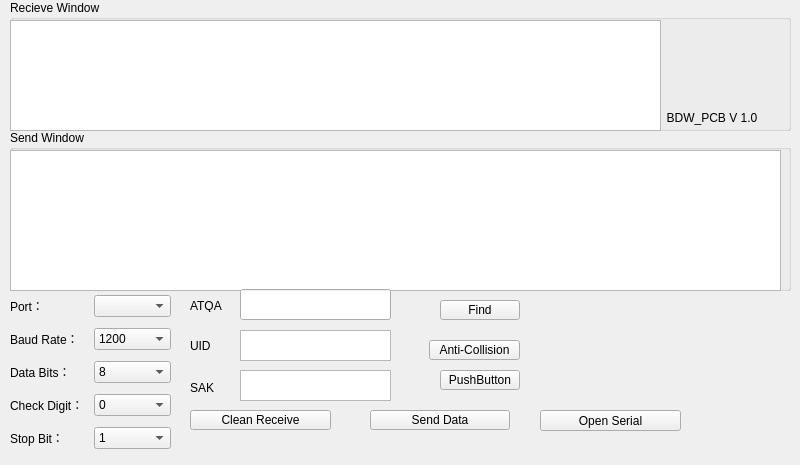
   <widget class="QWidget" name="tab">
    <attribute name="title">
     <string>Serial Settings</string>
    </attribute>
    <widget class="QGroupBox" name="groupBox_12">
     <property name="geometry">
      <rect>
       <x>10</x>
       <y>0</y>
       <width>781</width>
       <height>131</height>
      </rect>
     </property>
     <property name="title">
      <string>Recieve Window</string>
     </property>
     <widget class="QTextEdit" name="textEdit">
      <property name="geometry">
       <rect>
        <x>0</x>
        <y>20</y>
        <width>651</width>
        <height>111</height>
       </rect>
      </property>
     </widget>
     <widget class="QLabel" name="label_49">
      <property name="geometry">
       <rect>
        <x>680</x>
        <y>20</y>
        <width>81</width>
        <height>71</height>
       </rect>
      </property>
      <property name="text">
       <string/>
      </property>
      <property name="pixmap">
       <pixmap resource="myimage.qrc">:/image/22.jpg</pixmap>
      </property>
     </widget>
     <widget class="QLabel" name="label_50">
      <property name="geometry">
       <rect>
        <x>650</x>
        <y>110</y>
        <width>121</width>
        <height>16</height>
       </rect>
      </property>
      <property name="text">
       <string>  BDW_PCB V 1.0</string>
      </property>
     </widget>
    </widget>
    <widget class="QGroupBox" name="groupBox_13">
     <property name="geometry">
      <rect>
       <x>10</x>
       <y>130</y>
       <width>781</width>
       <height>161</height>
      </rect>
     </property>
     <property name="title">
      <string>Send Window</string>
     </property>
     <widget class="QTextEdit" name="textEdit_2">
      <property name="geometry">
       <rect>
        <x>0</x>
        <y>20</y>
        <width>771</width>
        <height>141</height>
       </rect>
      </property>
     </widget>
    </widget>
    <widget class="QWidget" name="layoutWidget">
     <property name="geometry">
      <rect>
       <x>10</x>
       <y>290</y>
       <width>161</width>
       <height>166</height>
      </rect>
     </property>
     <layout class="QVBoxLayout" name="verticalLayout_5">
      <item>
       <layout class="QHBoxLayout" name="horizontalLayout_11">
        <item>
         <widget class="QLabel" name="label_44">
          <property name="text">
           <string>Port：</string>
          </property>
         </widget>
        </item>
        <item>
         <widget class="QComboBox" name="PortBox"/>
        </item>
       </layout>
      </item>
      <item>
       <layout class="QHBoxLayout" name="horizontalLayout_12">
        <item>
         <widget class="QLabel" name="label_45">
          <property name="text">
           <string>Baud Rate：</string>
          </property>
         </widget>
        </item>
        <item>
         <widget class="QComboBox" name="BaudBox">
          <item>
           <property name="text">
            <string>1200</string>
           </property>
          </item>
          <item>
           <property name="text">
            <string>2400</string>
           </property>
          </item>
          <item>
           <property name="text">
            <string>4800</string>
           </property>
          </item>
          <item>
           <property name="text">
            <string>9600</string>
           </property>
          </item>
          <item>
           <property name="text">
            <string>19200</string>
           </property>
          </item>
          <item>
           <property name="text">
            <string>115200</string>
           </property>
          </item>
         </widget>
        </item>
       </layout>
      </item>
      <item>
       <layout class="QHBoxLayout" name="horizontalLayout_13">
        <item>
         <widget class="QLabel" name="label_46">
          <property name="text">
           <string>Data Bits：</string>
          </property>
         </widget>
        </item>
        <item>
         <widget class="QComboBox" name="BitNumBox">
          <item>
           <property name="text">
            <string>8</string>
           </property>
          </item>
         </widget>
        </item>
       </layout>
      </item>
      <item>
       <layout class="QHBoxLayout" name="horizontalLayout_14">
        <item>
         <widget class="QLabel" name="label_47">
          <property name="text">
           <string>Check Digit：</string>
          </property>
         </widget>
        </item>
        <item>
         <widget class="QComboBox" name="ParityBox">
          <item>
           <property name="text">
            <string>0</string>
           </property>
          </item>
         </widget>
        </item>
       </layout>
      </item>
      <item>
       <layout class="QHBoxLayout" name="horizontalLayout_15">
        <item>
         <widget class="QLabel" name="label_48">
          <property name="text">
           <string>Stop Bit：</string>
          </property>
         </widget>
        </item>
        <item>
         <widget class="QComboBox" name="StopBox">
          <item>
           <property name="text">
            <string>1</string>
           </property>
          </item>
          <item>
           <property name="text">
            <string>2</string>
           </property>
          </item>
         </widget>
        </item>
       </layout>
      </item>
     </layout>
    </widget>
    <widget class="QPushButton" name="openButton">
     <property name="geometry">
      <rect>
       <x>540</x>
       <y>410</y>
       <width>141</width>
       <height>21</height>
      </rect>
     </property>
     <property name="text">
      <string>Open Serial</string>
     </property>
    </widget>
    <widget class="QPushButton" name="clearButton">
     <property name="geometry">
      <rect>
       <x>190</x>
       <y>410</y>
       <width>141</width>
       <height>20</height>
      </rect>
     </property>
     <property name="text">
      <string>Clean Receive</string>
     </property>
    </widget>
    <widget class="QPushButton" name="sendButton">
     <property name="geometry">
      <rect>
       <x>370</x>
       <y>410</y>
       <width>140</width>
       <height>20</height>
      </rect>
     </property>
     <property name="text">
      <string>Send Data</string>
     </property>
    </widget>
    <widget class="QLabel" name="label_51">
     <property name="geometry">
      <rect>
       <x>190</x>
       <y>300</y>
       <width>54</width>
       <height>12</height>
      </rect>
     </property>
     <property name="text">
      <string>ATQA</string>
     </property>
    </widget>
    <widget class="QLabel" name="label_52">
     <property name="geometry">
      <rect>
       <x>190</x>
       <y>340</y>
       <width>54</width>
       <height>12</height>
      </rect>
     </property>
     <property name="text">
      <string>UID</string>
     </property>
    </widget>
    <widget class="QLineEdit" name="lineEdit">
     <property name="geometry">
      <rect>
       <x>240</x>
       <y>289</y>
       <width>151</width>
       <height>31</height>
      </rect>
     </property>
    </widget>
    <widget class="QPushButton" name="pushButton">
     <property name="geometry">
      <rect>
       <x>440</x>
       <y>300</y>
       <width>80</width>
       <height>20</height>
      </rect>
     </property>
     <property name="text">
      <string>Find</string>
     </property>
    </widget>
    <widget class="QPushButton" name="pushButton_2">
     <property name="geometry">
      <rect>
       <x>429</x>
       <y>340</y>
       <width>91</width>
       <height>20</height>
      </rect>
     </property>
     <property name="text">
      <string>Anti-Collision</string>
     </property>
    </widget>
    <widget class="QLabel" name="label_43">
     <property name="geometry">
      <rect>
       <x>190</x>
       <y>380</y>
       <width>41</width>
       <height>16</height>
      </rect>
     </property>
     <property name="text">
      <string>SAK</string>
     </property>
    </widget>
    <widget class="QTextEdit" name="textEdit_3">
     <property name="geometry">
      <rect>
       <x>240</x>
       <y>370</y>
       <width>151</width>
       <height>31</height>
      </rect>
     </property>
    </widget>
    <widget class="QPushButton" name="pushButton_3">
     <property name="geometry">
      <rect>
       <x>440</x>
       <y>370</y>
       <width>80</width>
       <height>20</height>
      </rect>
     </property>
     <property name="text">
      <string>PushButton</string>
     </property>
    </widget>
    <widget class="QTextEdit" name="textEdit_4">
     <property name="geometry">
      <rect>
       <x>240</x>
       <y>330</y>
       <width>151</width>
       <height>31</height>
      </rect>
     </property>
    </widget>
   </widget>
